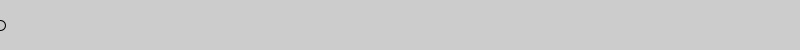
Frame 1 (no input)
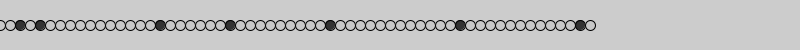
Frame 60 (the mouse pressed at the canvas centre just before this capture)
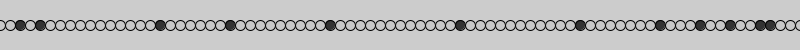
Frame 120 (the mouse held since frame 60 and released just before this capture)

The Processing sketch that drew these frames (run headless with seeded random() and noise(); from frame 60 on, the mouse is pressed at the canvas centre):

// Processing sketch: customDistributionPersonalExercise01
// ── customDistributionPersonalExercise01.pde
int rand;
float[] array = {0, 0, 0, 0, 1};
int c, arrayCount;
int fillColor1, fillColor2;

void setup() {
  size(800, 50);
  fillColor1 = 200;
  fillColor2 = 50;
  arrayCount= 5;
  // array = new float[arrayCount];
  //for
}

void draw() {
  //choosing the color of the circles
  rand = (int) random(arrayCount);
    if (array[rand] < .5) {
    fill(fillColor1);
    }
    else {
    fill(fillColor2);
    }
  ellipse(c, height/2, 10, 10);
  c += 10;
}
